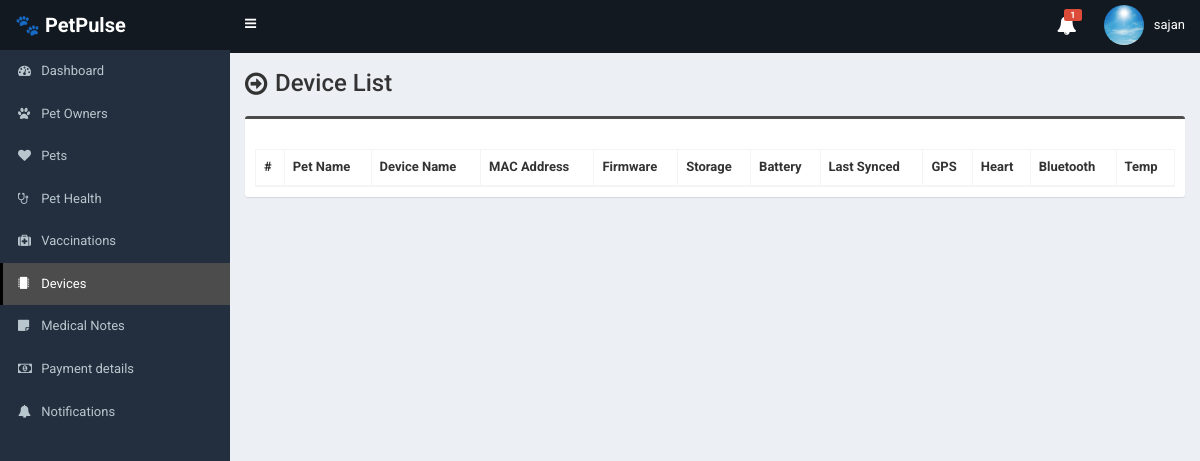
The app's page /user/device.php (signed in), older data.
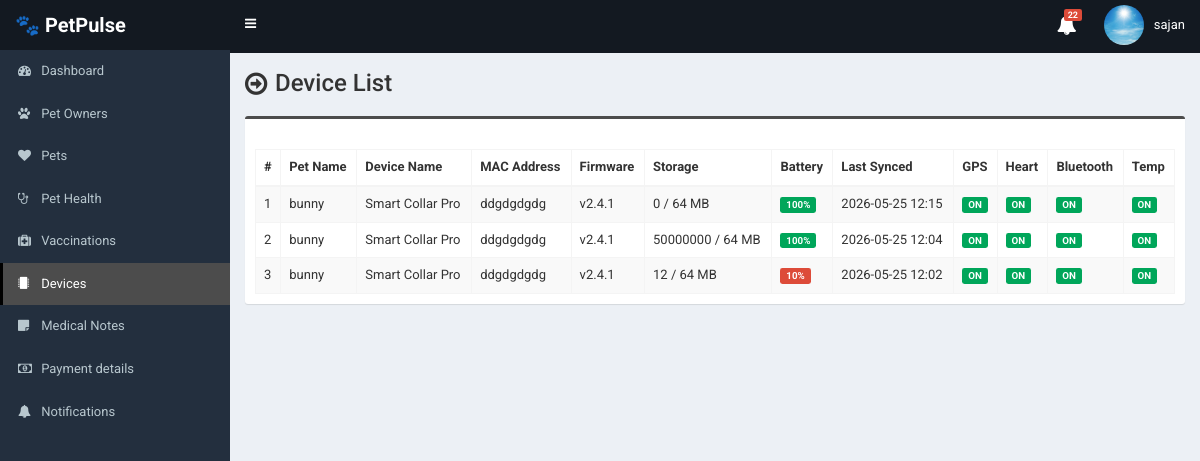
The same page, newer data.
### tables this page shows
CREATE TABLE IF NOT EXISTS `devices` (
  `id` int NOT NULL AUTO_INCREMENT,
  `pet_id` int DEFAULT NULL,
  `device_id` varchar(50) NOT NULL,
  `device_name` varchar(100) DEFAULT 'Smart Collar Pro',
  `mac_address` varchar(17) DEFAULT NULL,
  `firmware_version` varchar(20) DEFAULT 'v2.4.1',
  `storage_used_mb` int DEFAULT '12',
  `storage_total_mb` int DEFAULT '64',
  `battery_percent` int DEFAULT '84',
  `last_synced` datetime DEFAULT NULL,
  `gps_status` enum('Active','Inactive') DEFAULT 'Active',
  `heart_rate_status` enum('Logging','Offline') DEFAULT 'Logging',
  `bluetooth_status` enum('Connected','Disconnected') DEFAULT 'Connected',
  `temp_status` enum('Normal','Alert') DEFAULT 'Normal',
  PRIMARY KEY (`id`),
  UNIQUE KEY `device_id` (`device_id`),
  KEY `pet_id` (`pet_id`)
);

CREATE TABLE IF NOT EXISTS `tbl_pet` (
  `pet_id` int NOT NULL AUTO_INCREMENT,
  `owner_id` int NOT NULL,
  `pet_name` varchar(100) NOT NULL,
  `pet_type` varchar(50) DEFAULT NULL,
  `pet_breed` varchar(100) DEFAULT NULL,
  `pet_age` int DEFAULT NULL,
  `weight_lbs` decimal(6,2) DEFAULT NULL,
  `daily_goal_minutes` int DEFAULT NULL,
  `pet_latitude` decimal(10,7) DEFAULT NULL COMMENT 'GPS Latitude of pet location',
  `pet_longitude` decimal(10,7) DEFAULT NULL COMMENT 'GPS Longitude of pet location',
  `created_at` datetime DEFAULT CURRENT_TIMESTAMP,
  `updated_at` datetime DEFAULT CURRENT_TIMESTAMP ON UPDATE CURRENT_TIMESTAMP,
  `pet_image` varchar(255) DEFAULT NULL,
  PRIMARY KEY (`pet_id`),
  KEY `owner_id` (`owner_id`)
);

### admin/notificationshelper.php (called while the page is built, shortened)
<?php
function notification_filter_for_owner_sql(string $alias = 'n'): string
{
    $a = preg_replace('/[^a-z_]/i', '', $alias) ?: 'n';
    return "{$a}.user_id = ?
        AND (
            {$a}.pet_id IS NULL
            OR EXISTS (
                SELECT 1 FROM tbl_pet op
                WHERE op.pet_id = {$a}.pet_id AND op.owner_id = ?
            )
        )";
}

### user/device.php (the view, shortened to what the changed rows need)
<?php require_once('header.php'); ?>
<?php
$owner_id = $_SESSION['owner']['owner_id'];
?>
<section class="content-header">
    <div class="content-header-left">
        <h1>Device List</h1>
    </div>
</section>
<section class="content">
<div class="row">
<div class="col-md-12">
<div class="box box-info">
<div class="box-body table-responsive">
<table id="example1" class="table table-bordered table-hover table-striped">
<thead>
<tr>
    <th>#</th>
    <th>Pet Name</th>
    <th>Device Name</th>
    <th>MAC Address</th>
    <th>Firmware</th>
    <th>Storage</th>
    <th>Battery</th>
    <th>Last Synced</th>
    <th>GPS</th>
    <th>Heart</th>
    <th>Bluetooth</th>
    <th>Temp</th>
</tr>
</thead>
<tbody>
<?php
$i = 0;
$statement = $pdo->prepare("
    SELECT
        d.*,
        p.pet_name
    FROM devices d
    INNER JOIN tbl_pet p
    ON d.pet_id = p.pet_id
    WHERE p.owner_id = ?
    ORDER BY d.id DESC
");
$statement->execute(array($owner_id));
$result = $statement->fetchAll(PDO::FETCH_ASSOC);
foreach($result as $row){
$i++;
?>
<tr>
<td>
    <?php echo $i; ?>
</td>
<td>
<?php
echo !empty($row['pet_name'])
    ? htmlspecialchars($row['pet_name'])
    : '-';
?>
</td>
<td>
<?php
echo !empty($row['device_name'])
    ? htmlspecialchars($row['device_name'])
    : '-';
?>
</td>
<td>
<?php
echo !empty($row['mac_address'])
    ? htmlspecialchars($row['mac_address'])
    : '-';
?>
</td>
<td>
<?php
echo !empty($row['firmware_version'])
    ? htmlspecialchars($row['firmware_version'])
    : '-';
?>
</td>
<td>
<?php
$used_storage = !empty($row['storage_used_mb'])
    ? $row['storage_used_mb']
    : 0;
$total_storage = !empty($row['storage_total_mb'])
    ? $row['storage_total_mb']
    : 0;
echo $used_storage . ' / ' . $total_storage . ' MB';
?>
</td>
<td>
<?php
$battery = isset($row['battery_percent'])
    ? (int)$row['battery_percent']
    : 0;
?>
<span class="label label-<?php echo ($battery > 30 ? 'success' : 'danger'); ?>">
<?php echo $battery; ?>%
</span>
</td>
<td>
<?php
echo !empty($row['last_synced'])
    ? date('Y-m-d H:i', strtotime($row['last_synced']))
    : '-';
?>
</td>
<td>
<?php
$gps = isset($row['gps_status']) ? $row['gps_status'] : 0;
?>
<span class="label label-<?php echo ($gps ? 'success' : 'danger'); ?>">
<?php echo ($gps ? 'ON' : 'OFF'); ?>
</span>
</td>
<td>
<?php
$heart = isset($row['heart_rate_status']) ? $row['heart_rate_status'] : 0;
?>
<span class="label label-<?php echo ($heart ? 'success' : 'danger'); ?>">
<?php echo ($heart ? 'ON' : 'OFF'); ?>
</span>
</td>
<td>
<?php
$bluetooth = isset($row['bluetooth_status']) ? $row['bluetooth_status'] : 0;
?>
<span class="label label-<?php echo ($bluetooth ? 'success' : 'danger'); ?>">
<?php echo ($bluetooth ? 'ON' : 'OFF'); ?>
</span>
</td>
<td>
<?php
$temp = isset($row['temp_status']) ? $row['temp_status'] : 0;
?>
<span class="label label-<?php echo ($temp ? 'success' : 'danger'); ?>">
<?php echo ($temp ? 'ON' : 'OFF'); ?>
</span>
</td>
</tr>
<?php } ?>
</tbody>
</table>
</div>
</div>
</div>
</div>
</section>
<?php require_once('footer.php'); ?>

### user/header.php (shortened to what the changed rows need)
<?php
require_once dirname(__DIR__) . '/admin/notificationshelper.php';
$header_owner_id = (int)$_SESSION['owner']['owner_id'];
$unread_stmt = $pdo->prepare("
	SELECT COUNT(*)
	FROM notifications n
	WHERE " . notification_filter_for_owner_sql('n') . "
	  AND n.is_read = 0
");
$unread_stmt->execute([$header_owner_id, $header_owner_id]);
$header_unread_count = (int)$unread_stmt->fetchColumn();
?>
<!DOCTYPE html>
<html>
<head>
	<link rel="stylesheet" href="css/bootstrap.min.css">
	<link rel="stylesheet" href="css/font-awesome.min.css">
	<link rel="stylesheet" href="css/ionicons.min.css">
	<link rel="stylesheet" href="css/datepicker3.css">
	<link rel="stylesheet" href="css/all.css">
	<link rel="stylesheet" href="css/select2.min.css">
	<link rel="stylesheet" href="css/dataTables.bootstrap.css">
	<link rel="stylesheet" href="css/jquery.fancybox.css">
	<link rel="stylesheet" href="css/AdminLTE.min.css">
	<link rel="stylesheet" href="css/_all-skins.min.css">
	<link rel="stylesheet" href="css/on-off-switch.css"/>
	<link rel="stylesheet" href="css/summernote.css">
	<link rel="stylesheet" href="style.css">
</head>
<body class="hold-transition fixed skin-blue sidebar-mini">
	<div class="wrapper">
		<header class="main-header">
			<nav class="navbar navbar-static-top">
				<div class="navbar-custom-menu">
					<ul class="nav navbar-nav">
						<li class="dropdown notifications-menu">
							<a href="#" class="dropdown-toggle header-notif-toggle" data-toggle="dropdown" aria-expanded="false" title="Notifications">
								<i class="fa fa-bell"></i>
								<?php if ($header_unread_count > 0): ?>
								<span class="label label-danger header-notif-badge"><?php echo $header_unread_count > 99 ? '99+' : $header_unread_count; ?></span>
								<?php endif; ?>
							</a>
						</li>
					</ul>
				</div>
			</nav>
		</header>
  		<div class="content-wrapper">

Row changes from the older to the newer data that the page shows:
added devices: pet.pet_name "bunny", device_name "Smart Collar Pro", mac_address "ddgdgdgdg", firmware_version "v2.4.1", storage_used_mb "0", storage_total_mb "64", battery_percent "100", last_synced "2026-05-25 12:15", gps_status "ON", heart_rate_status "ON", bluetooth_status "ON", temp_status "ON"
added devices: pet.pet_name "bunny", device_name "Smart Collar Pro", mac_address "ddgdgdgdg", firmware_version "v2.4.1", storage_used_mb "50000000", storage_total_mb "64", battery_percent "100", last_synced "2026-05-25 12:04", gps_status "ON", heart_rate_status "ON", bluetooth_status "ON", temp_status "ON"
added devices: pet.pet_name "bunny", device_name "Smart Collar Pro", mac_address "ddgdgdgdg", firmware_version "v2.4.1", storage_used_mb "12", storage_total_mb "64", battery_percent "10", last_synced "2026-05-25 12:02", gps_status "ON", heart_rate_status "ON", bluetooth_status "ON", temp_status "ON"
Text that changed along with them:
$header_unread_count: "1" → "22"
